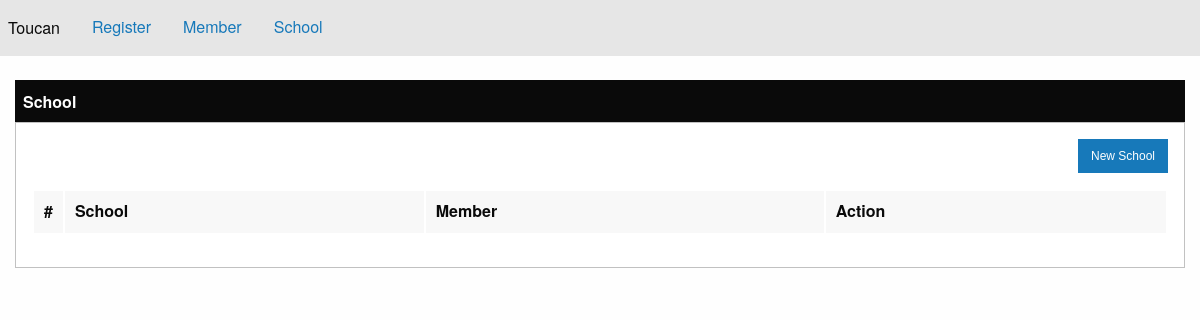
Page /index.php/school on the earlier database version.
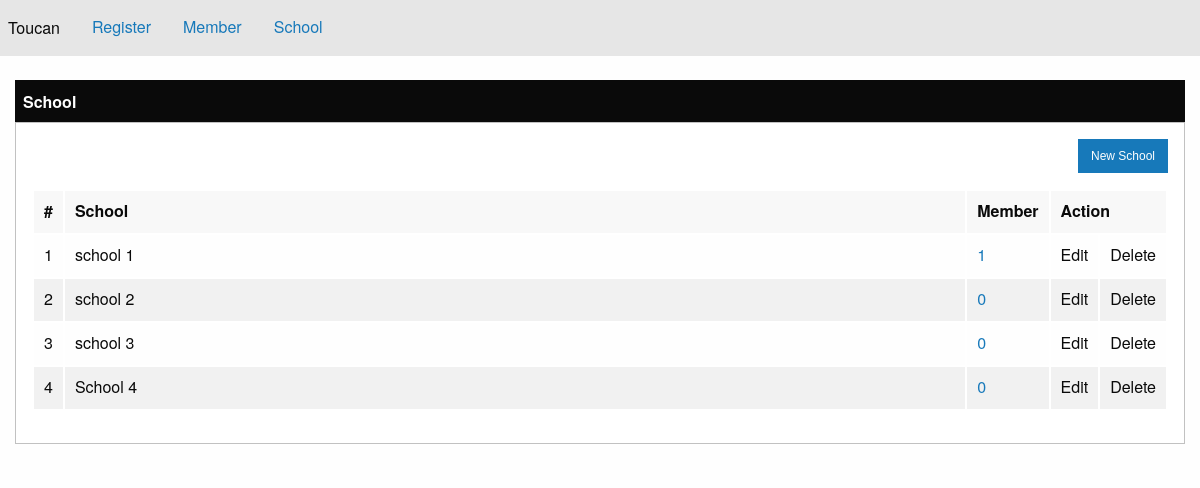
Same page on the later database version.
### tables this page shows
CREATE TABLE `school` (
  `school_id` int(11) NOT NULL,
  `school_desc` varchar(150) NOT NULL
);

### application/controllers/School.php (called while the page is built, shortened)
<?php
class School extends CI_Controller {
	public function __construct(){
		$this->load->model("member_model");
		$this->load->model("school_model");
		$this->load->helper("url");
	}
	public function index(){
		$data["maklumat_sekolah"] = $this->school_model->allSchool();
		$this->load->view("header");
		$this->load->view("school_main",$data);
		$this->load->view("footer");
	}
}

### index.php (called while the page is built, shortened)
<?php
require_once BASEPATH.'core/CodeIgniter.php';

### application/models/School_model.php (called while the page is built, shortened)
<?php
class School_model extends CI_Model {
	public function allSchool(){
		$query = $this->db->get("school");
		return $query->result();
	}
}

### application/helpers/general_helper.php (called while the page is built, shortened)
<?php
function count_member($idschool){
	$ci =& get_instance();
	$sql = "SELECT COUNT(*) as member FROM register WHERE school_id='{$idschool}'";
	$query = $ci->db->query($sql);
	foreach($query->result() as $row){
		return $row->member;
	}
}

### application/views/school_main.php (the view)
<br>
<div class="row">
	<div class="large-12 small-12 columns">
		<div class="title-bar">
			<div class="title-bar-left">
				<div class="title-bar-title">School</div>
			</div>
		</div>
		<div class="callout">
			<div class="row">
				<div class="large-12 small-12 columns">
					<div class="float-right">
						<button class="button small" onclick="location.href='<?php echo base_url();?>school/new_school'">New School</button>
					</div>
				</div>
			</div>
			<div class="row">
				<div class="large-12 columns">
					<table width="100%">
						<thead>
							<tr>
								<td width="3">#</td>
								<td>School</td>
								<td>Member</td>
								<td colspan="2">Action</td>
							</tr>
						</thead>
						<tbody>
							<?php $bil=0; $this->load->helper("general"); foreach($maklumat_sekolah as $school): $bil++; ?>
								<tr>
									<td><?php echo $bil;?></td>
									<td><?php echo $school->school_desc;?></td>
									<td width="10"><a href="<?php echo base_url();?>school/view_member/<?php echo $school->school_id;?>"><?php echo count_member($school->school_id);?></a></td>
									<td width="10">Edit</td>
									<td width="10">Delete</td>
								</tr>
							<?php endforeach;?>
						</tbody>
					</table>
				</div>
			</div>
		</div>
	</div>
</div>

### application/views/header.php (shortened to what this page needs)
<!doctype html>
<html class="no-js" lang="en" dir="ltr">
  <head>
    <link rel="stylesheet" href="<?php echo base_url();?>css/foundation.css">
    <link rel="stylesheet" href="<?php echo base_url();?>css/app.css">
  </head>
  <body>
  <nav class="top-bar">
    <div class="top-bar-title">Toucan</div>
    <div>
      <div class="top-bar-left">
        <ul class="menu">
          <li><a href="<?php echo base_url();?>register">Register</a></li>
          <li><a href="<?php echo base_url();?>member">Member</a></li>
          <li><a href="<?php echo base_url();?>school"">School</a></li>
        </ul>
      </div>
    </div>
  </nav>

### application/views/footer.php (shortened to what this page needs)
  </body>
</html>

Differences in the rows shown:
added school: school_desc "school 1", school_id "1"
added school: school_desc "school 2", school_id "0"
added school: school_desc "school 3", school_id "0"
added school: school_desc "School 4", school_id "0"
